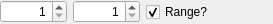
<?xml version="1.0" encoding="UTF-8"?>
<ui version="4.0">
 <class>AlternateWidget</class>
 <widget class="QWidget" name="AlternateWidget">
  <property name="geometry">
   <rect>
    <x>0</x>
    <y>0</y>
    <width>273</width>
    <height>24</height>
   </rect>
  </property>
  <property name="windowTitle">
   <string>Form</string>
  </property>
  <layout class="QHBoxLayout" name="horizontalLayout">
   <property name="margin">
    <number>0</number>
   </property>
   <item>
    <widget class="QSpinBox" name="startBox">
     <property name="toolTip">
      <string>Repeat number</string>
     </property>
     <property name="alignment">
      <set>Qt::AlignRight|Qt::AlignTrailing|Qt::AlignVCenter</set>
     </property>
     <property name="minimum">
      <number>1</number>
     </property>
     <property name="maximum">
      <number>100000000</number>
     </property>
    </widget>
   </item>
   <item>
    <widget class="QSpinBox" name="endBox">
     <property name="enabled">
      <bool>true</bool>
     </property>
     <property name="toolTip">
      <string>Repeat number range end</string>
     </property>
     <property name="alignment">
      <set>Qt::AlignRight|Qt::AlignTrailing|Qt::AlignVCenter</set>
     </property>
     <property name="readOnly">
      <bool>false</bool>
     </property>
     <property name="buttonSymbols">
      <enum>QAbstractSpinBox::UpDownArrows</enum>
     </property>
     <property name="minimum">
      <number>1</number>
     </property>
     <property name="maximum">
      <number>10000000</number>
     </property>
    </widget>
   </item>
   <item>
    <widget class="QCheckBox" name="rangeCheck">
     <property name="toolTip">
      <string>Range of repeat numbers?</string>
     </property>
     <property name="text">
      <string>Range?</string>
     </property>
     <property name="checked">
      <bool>true</bool>
     </property>
    </widget>
   </item>
   <item>
    <spacer name="horizontalSpacer">
     <property name="orientation">
      <enum>Qt::Horizontal</enum>
     </property>
     <property name="sizeHint" stdset="0">
      <size>
       <width>40</width>
       <height>20</height>
      </size>
     </property>
    </spacer>
   </item>
   <item>
    <widget class="QPushButton" name="deleteButton">
     <property name="toolTip">
      <string>Delete this repeat</string>
     </property>
     <property name="text">
      <string/>
     </property>
     <property name="icon">
      <iconset resource="DrumBurp.qrc">
       <normaloff>:/Icons/Icons/process-stop.png</normaloff>:/Icons/Icons/process-stop.png</iconset>
     </property>
     <property name="flat">
      <bool>true</bool>
     </property>
    </widget>
   </item>
  </layout>
 </widget>
 <resources>
  <include location="DrumBurp.qrc"/>
 </resources>
 <connections>
  <connection>
   <sender>rangeCheck</sender>
   <signal>toggled(bool)</signal>
   <receiver>endBox</receiver>
   <slot>setEnabled(bool)</slot>
   <hints>
    <hint type="sourcelabel">
     <x>312</x>
     <y>109</y>
    </hint>
    <hint type="destinationlabel">
     <x>215</x>
     <y>112</y>
    </hint>
   </hints>
  </connection>
 </connections>
</ui>
